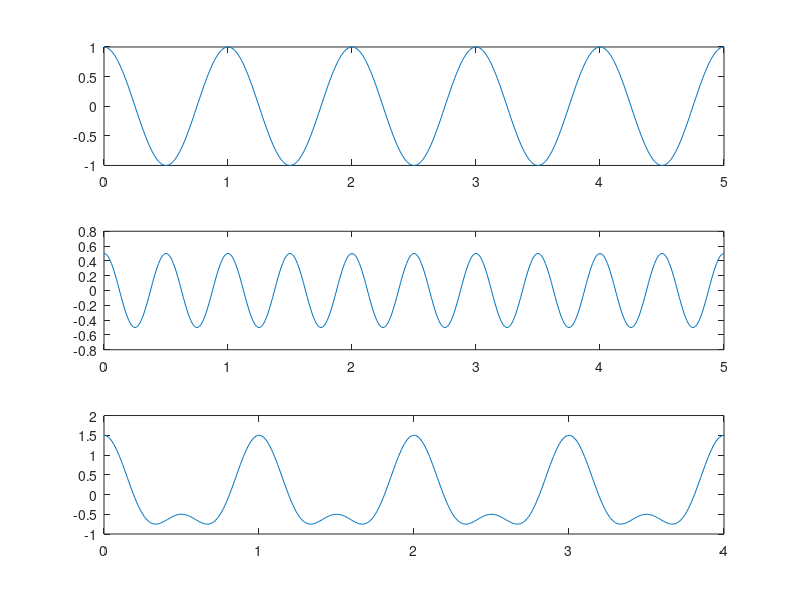

Write MATLAB code to recreate this figure.
% sin add: demo two sin with different freq.
% bagus@ep.its.ac.id 29/11/2015

clear all; close all; clc

t=0:0.01:5;
y1=cos(2*pi*t);
y2=cos(4*pi*t)/2;

y=y1+y2;

subplot(311); plot(t,y1);
subplot(312); plot(t,y2);
subplot(313); plot(t,y);
axis([0 4 -1 2]);
